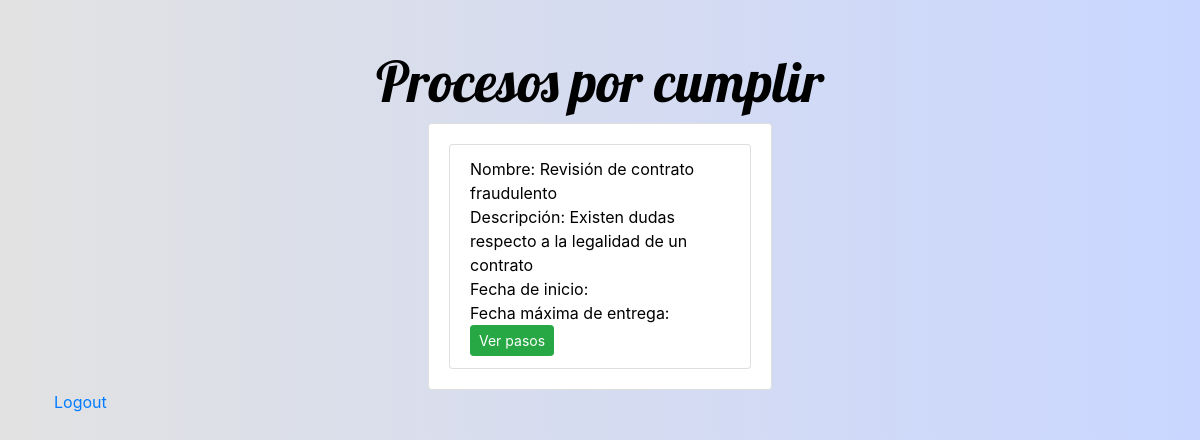
Page /task (signed in) on the earlier database version.
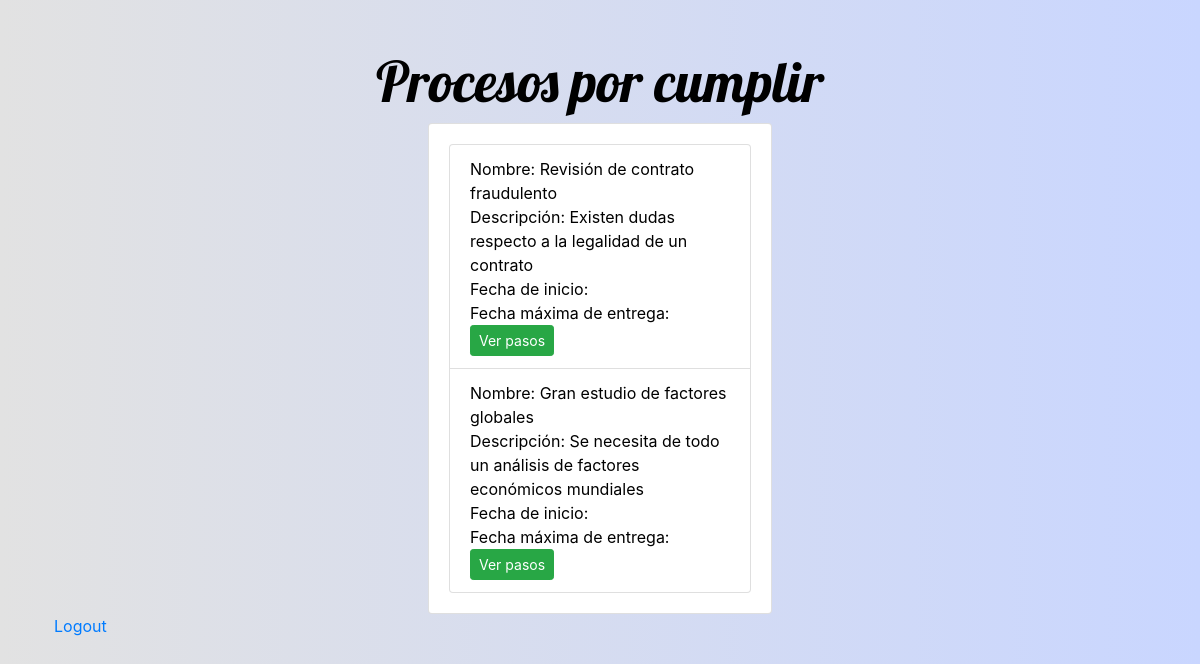
Same page on the later database version.
### app.py (models this page shows, shortened)
class Proceso(db.Model):
	__tablename__='Proceso'
	id=db.Column(db.Integer, primary_key=True)
	nombre=db.Column(db.String(50),nullable=False)
	descripcion=db.Column(db.String(200), nullable=False)
	fecha_entrega=db.Column(db.Date, nullable=False)
	id_categoria = db.Column(db.Integer, db.ForeignKey('Categoria.id'))
	categoria = relationship("Categoria",backref="Procesos")
	user_id = db.Column(db.Integer, db.ForeignKey('User.id'))
	user = relationship("User",backref="Procesos")

### app.py (the view)
@app.route("/task")
@login_required
def task():
	tasks=Proceso.query.filter_by(user_id=current_user.id)
	return render_template('procesos.html', list=tasks)

### app.py (called while the page is built)
@login_manager.user_loader
def load_user(user_id):
	return User.query.get(int(user_id))

### templates/procesos.html (shortened to what this page needs)
<!DOCTYPE html>
<html>
<head>
	<link rel="stylesheet" href="https://stackpath.bootstrapcdn.com/bootstrap/4.3.1/css/bootstrap.min.css">
	<link rel="stylesheet" type="text/css" href="{{url_for('static',filename='main.css')}}">
</head>
<body class="container p-4">
	<h1 class="display-4 text-center title mt-4">Procesos por cumplir</h1>
	<div class="row">
		<div class="col-md-4 offset-md-4 my-auto">
			<div class="card">
				<div class="card-body">
					<ul class="list-group">
						{% for task in list %}
							<li class="list-group-item">
								<span class="{% if task.estado %} done {% endif %}">Nombre: {{task.nombre}}</span>
								<br>
								<span class="{% if task.estado %} done {% endif %}">Descripción: {{task.descripcion}}</span>
								<br>
								<span class="{% if task.estado %} done {% endif %}">Fecha de inicio: {{task.fecha_inicio}}</span>
								<br>
								<span class="{% if task.estado %} done {% endif %}">Fecha máxima de entrega: {{task.fecha_plazo_final}}</span>
								<br>
								<a href="task/pasos/{{task.id}}" class="btn btn-success btn-sm">Ver pasos</a>
							</li>
						{% endfor %}
					</ul>
				</div>
			</div>
		</div>
	</div>
	<a href="/logout">Logout</a>
</body>
</html>

Differences in the rows shown:
added Proceso: nombre "Gran estudio de factores globales", descripcion "Se necesita de todo un análisis de factores económicos mundiales"
